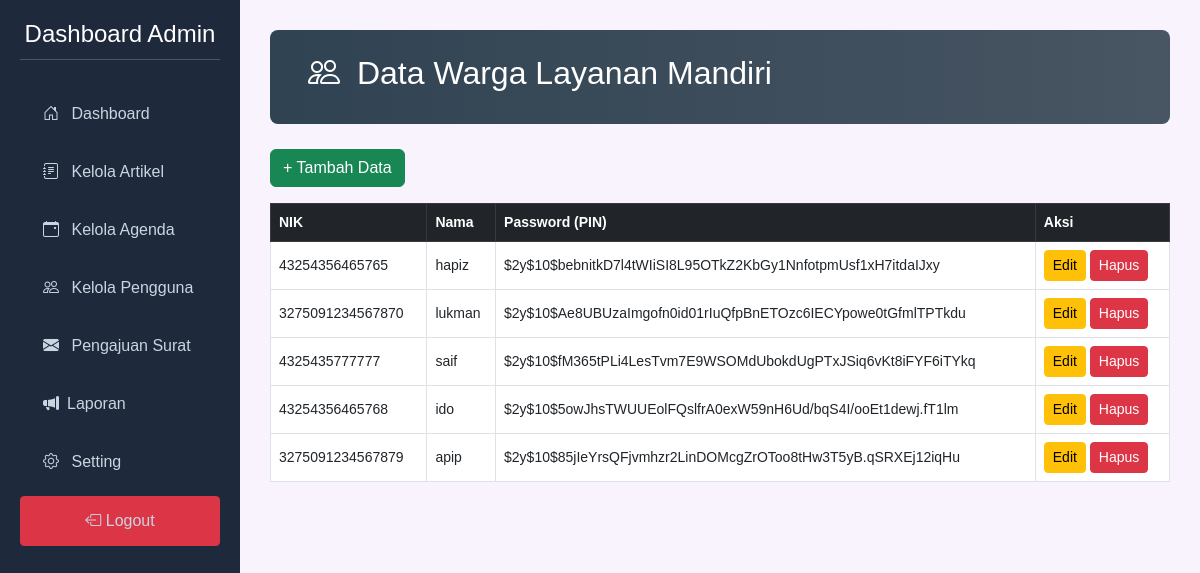
The page /resource/view/admin/mandiri_crud.php (signed in) on the database its author committed.
### tables this page shows
CREATE TABLE `masyarakat` (
  `masyarakat_id` int NOT NULL,
  `nama` varchar(100) NOT NULL,
  `nik` varchar(16) NOT NULL,
  `pin` varchar(255) NOT NULL
);

### resource/view/admin/mandiri_crud.php (the view, shortened to what this page needs)
<?php
include "../db.php";
$result = $conn->query("SELECT * FROM masyarakat");
?>
<!DOCTYPE html>
<html lang="id">
<head>
  <link rel="stylesheet" href="https://cdn.jsdelivr.net/npm/bootstrap@5.3.0/dist/css/bootstrap.min.css">
  <link rel="stylesheet" href="https://cdn.jsdelivr.net/npm/bootstrap-icons@1.10.5/font/bootstrap-icons.css">
  <link rel="stylesheet" href="../../css/crud.css">
</head>
<body>
<div class="sidebar">
    <h2>Dashboard Admin</h2>
    <a href="dashboard.php"><i class="bi bi-house-door m-2"></i> Dashboard</a>
    <a href="artikel_crud.php"><i class="bi bi-journal-text m-2"></i> Kelola Artikel</a>
    <a href="agenda_crud.php"><i class="bi bi-calendar-event m-2"></i> Kelola Agenda</a>
    <a href="mandiri_crud.php"><i class="bi bi-people m-2"></i> Kelola Pengguna</a>
    <a href="pengajuan.php"><i class="bi bi-envelope-fill m-2"></i> Pengajuan Surat</a>
    <a href="laporan.php"><i class="bi bi-megaphone-fill m-2"></i>Laporan</a>
    <a href="Setting_admin.php"><i class="bi bi-gear m-2"></i> Setting</a>
    <a href="../home.php" class="btn btn-danger"><i class="bi bi-box-arrow-left"></i> Logout</a>
</div>
<div class="main">
<div class="admin-header">
    <h2>
    <i class="bi bi-people m-2"></i>
    Data Warga Layanan Mandiri</h2>
</div>
    <a href="tambah_mandiri.php" class="btn btn-success mb-3">+ Tambah Data</a>
    <table class="table table-bordered bg-white">
        <thead class="table-dark">
            <tr>
                <th>NIK</th>
                <th>Nama</th>
                <th>Password (PIN)</th>
                <th>Aksi</th>
            </tr>
        </thead>
        <tbody>
            <?php while ($row = $result->fetch_assoc()): ?>
                <tr>
                    <td><?= htmlspecialchars($row['nik']) ?></td>
                    <td><?= htmlspecialchars($row['nama']) ?></td>
                    <td><?= htmlspecialchars($row['pin']) ?></td>
                    <td>
                        <a href="edit_mandiri.php?id=<?= $row['masyarakat_id'] ?>" class="btn btn-sm btn-warning">Edit</a>
                        <a href="hapus_mandiri.php?id=<?= $row['masyarakat_id'] ?>" onclick="return confirm('Yakin hapus?')" class="btn btn-sm btn-danger">Hapus</a>
                    </td>
                </tr>
            <?php endwhile; ?>
        </tbody>
    </table>
</div>
</body>
</html>

### resource/css/crud.css (style rules this page uses)
body { background-color: #f8f3fc; font-family: "Arial", sans-serif; }
.sidebar { height: 100vh; width: 240px; position: fixed; background-color: #1e293b; color: white; padding: 20px; }
.sidebar h2 { text-align: center; margin-bottom: 30px; font-size: 24px; border-bottom: 1px solid #475569; padding-bottom: 10px; }
.sidebar a { display: block; color: #cbd5e1; padding: 12px 15px; text-decoration: none; border-radius: 4px; margin-bottom: 10px; }
.main { margin-left: 240px; padding: 30px; }
.table td, .table th { vertical-align: middle; font-size: 14px; }
.admin-header { background: linear-gradient(to right, #304352, #485563); padding: 24px 30px; border-radius: 8px; color: white; margin-bottom: 25px; }

### rows shown on the page
masyarakat: nik "43254356465765", nama "hapiz", pin "$2y$10$bebnitkD7l4tWIiSI8L95OTkZ2KbGy1NnfotpmUsf1xH7itdaIJxy"
masyarakat: nik "3275091234567870", nama "lukman", pin "$2y$10$Ae8UBUzaImgofn0id01rIuQfpBnETOzc6IECYpowe0tGfmlTPTkdu"
masyarakat: nik "4325435777777", nama "saif", pin "$2y$10$fM365tPLi4LesTvm7E9WSOMdUbokdUgPTxJSiq6vKt8iFYF6iTYkq"
masyarakat: nik "43254356465768", nama "ido", pin "$2y$10$5owJhsTWUUEolFQslfrA0exW59nH6Ud/bqS4I/ooEt1dewj.fT1lm"
masyarakat: nik "3275091234567879", nama "apip", pin "$2y$10$85jIeYrsQFjvmhzr2LinDOMcgZrOToo8tHw3T5yB.qSRXEj12iqHu"
